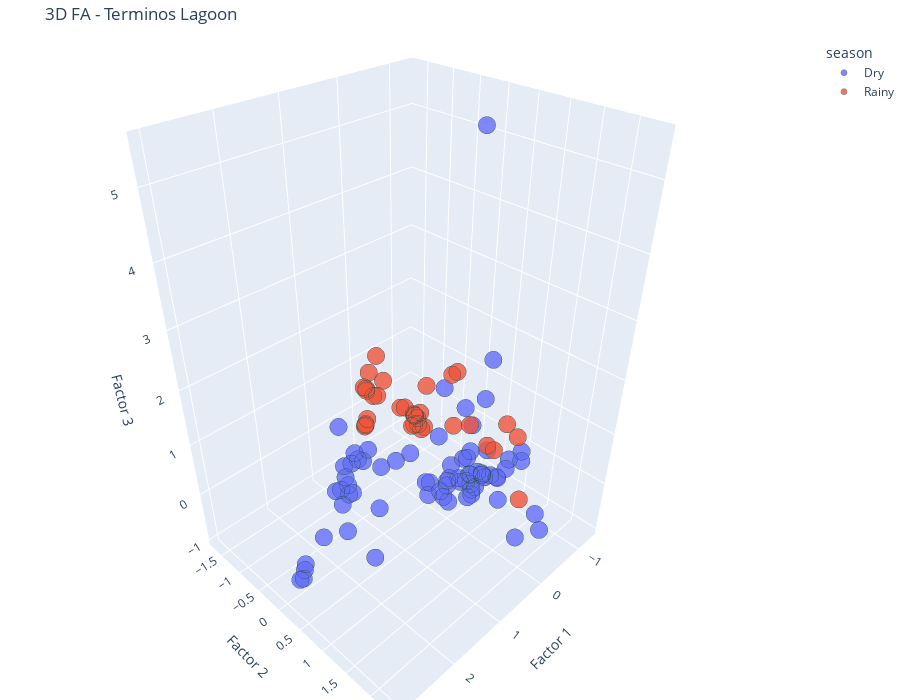

This figure's notebook cell:
### Code cell
plot_fa_biplot_3d_plotly(
    df=terminos_df,
    variables=selected_vars,
    group_col='season',
    label_col='sample',
    n_factors=3,
    title='3D FA - Terminos Lagoon',
)
